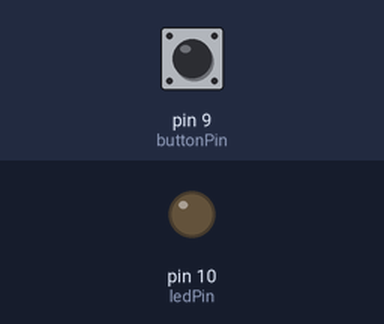
Recording of a sketch running on a simulated Arduino Uno, built with avr-gcc and run on an emulated ATmega328P. Parts: output pins drawn as LEDs (lit = HIGH). Inputs (shaded band) come from the test bench; at power-on: pin 9 (buttonPin) HIGH.

Above: at 1.2 s.
1.3 s: pin 9 (buttonPin) pulled LOW for 0.15 s
At 1.37 s:
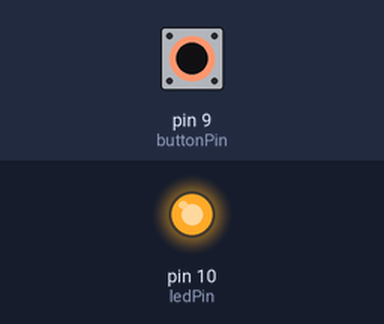
2.9 s: pin 9 (buttonPin) pulled LOW for 3.2 s
At 7.2 s:
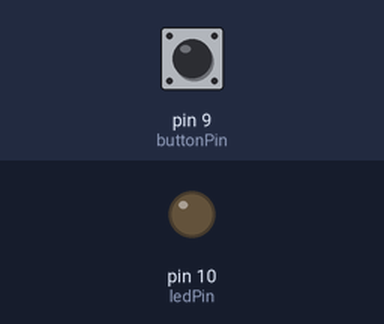
Timing chart, 0 to 8.7 s (numbered marks = the images above; inputs shaded):
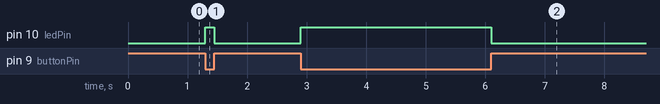

Measured:
- after the input at 1.3 s, pin 10 (ledPin): LOW → HIGH at once, → LOW 0.15 s later
- after the input at 2.9 s, pin 10 (ledPin): LOW → HIGH at once, → LOW 3.2 s later

The sketch:

led-high.ino
```cpp
int buttonPin=9;
int ledPin=10;
void setup() {
  // put your setup code here, to run once:
  pinMode(buttonPin, INPUT);
  pinMode(ledPin, OUTPUT);
}

void loop() {
  // put your main code here, to run repeatedly:
  int buttonState=digitalRead(buttonPin);

  if(buttonState==0)
  {
    digitalWrite(ledPin, HIGH);
  }
  else
  digitalWrite(ledPin, LOW);
}
```
